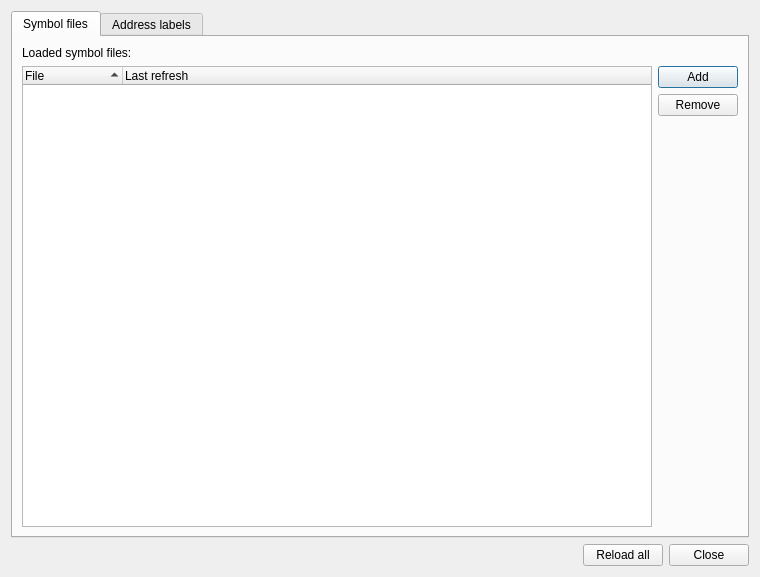
<ui version="4.0" >
 <class>SymbolManager</class>
 <widget class="QDialog" name="SymbolManager" >
  <property name="geometry" >
   <rect>
    <x>0</x>
    <y>0</y>
    <width>760</width>
    <height>577</height>
   </rect>
  </property>
  <property name="windowTitle" >
   <string>Symbol Manager</string>
  </property>
  <property name="sizeGripEnabled" >
   <bool>false</bool>
  </property>
  <property name="modal" >
   <bool>true</bool>
  </property>
  <layout class="QVBoxLayout" >
   <item>
    <widget class="QTabWidget" name="tabWidget" >
     <property name="currentIndex" >
      <number>0</number>
     </property>
     <widget class="QWidget" name="tabSymFiles" >
      <attribute name="title" >
       <string>Symbol files</string>
      </attribute>
      <layout class="QGridLayout" >
       <item row="0" column="0" colspan="2" >
        <widget class="QLabel" name="label" >
         <property name="text" >
          <string>Loaded symbol files:</string>
         </property>
        </widget>
       </item>
       <item row="1" column="0" >
        <widget class="QTreeWidget" name="treeFiles" >
         <property name="selectionMode" >
          <enum>QAbstractItemView::ExtendedSelection</enum>
         </property>
         <property name="rootIsDecorated" >
          <bool>false</bool>
         </property>
         <property name="itemsExpandable" >
          <bool>false</bool>
         </property>
         <property name="sortingEnabled" >
          <bool>true</bool>
         </property>
         <column>
          <property name="text" >
           <string>File</string>
          </property>
         </column>
         <column>
          <property name="text" >
           <string>Last refresh</string>
          </property>
         </column>
        </widget>
       </item>
       <item row="1" column="1" >
        <layout class="QVBoxLayout" >
         <item>
          <widget class="QPushButton" name="btnAddFile" >
           <property name="text" >
            <string>Add</string>
           </property>
          </widget>
         </item>
         <item>
          <widget class="QPushButton" name="btnRemoveFile" >
           <property name="text" >
            <string>Remove</string>
           </property>
          </widget>
         </item>
         <item>
          <spacer>
           <property name="orientation" >
            <enum>Qt::Vertical</enum>
           </property>
           <property name="sizeHint" >
            <size>
             <width>20</width>
             <height>40</height>
            </size>
           </property>
          </spacer>
         </item>
        </layout>
       </item>
      </layout>
     </widget>
     <widget class="QWidget" name="tabAddrLabels" >
      <attribute name="title" >
       <string>Address labels</string>
      </attribute>
      <layout class="QGridLayout" >
       <item row="0" column="0" >
        <widget class="QLabel" name="label_2" >
         <property name="text" >
          <string>Address labels:</string>
         </property>
        </widget>
       </item>
       <item row="1" column="1" >
        <layout class="QVBoxLayout" >
         <item>
          <widget class="QPushButton" name="btnAddSymbol" >
           <property name="text" >
            <string>Add</string>
           </property>
          </widget>
         </item>
         <item>
          <widget class="QPushButton" name="btnRemoveSymbol" >
           <property name="text" >
            <string>Remove</string>
           </property>
          </widget>
         </item>
         <item>
          <spacer>
           <property name="orientation" >
            <enum>Qt::Vertical</enum>
           </property>
           <property name="sizeHint" >
            <size>
             <width>20</width>
             <height>40</height>
            </size>
           </property>
          </spacer>
         </item>
        </layout>
       </item>
       <item row="1" column="0" >
        <widget class="QTreeWidget" name="treeLabels" >
         <property name="selectionMode" >
          <enum>QAbstractItemView::ExtendedSelection</enum>
         </property>
         <property name="rootIsDecorated" >
          <bool>false</bool>
         </property>
         <property name="uniformRowHeights" >
          <bool>true</bool>
         </property>
         <property name="itemsExpandable" >
          <bool>false</bool>
         </property>
         <property name="sortingEnabled" >
          <bool>true</bool>
         </property>
         <property name="allColumnsShowFocus" >
          <bool>true</bool>
         </property>
         <column>
          <property name="text" >
           <string>Symbol</string>
          </property>
         </column>
         <column>
          <property name="text" >
           <string>Type</string>
          </property>
         </column>
         <column>
          <property name="text" >
           <string>Value</string>
          </property>
         </column>
         <column>
          <property name="text" >
           <string>Slots</string>
          </property>
         </column>
         <column>
          <property name="text" >
           <string>Segments</string>
          </property>
         </column>
         <column>
          <property name="text" >
           <string>Registers</string>
          </property>
         </column>
         <column>
          <property name="text" >
           <string>Source</string>
          </property>
         </column>
        </widget>
       </item>
       <item row="2" column="0" >
        <widget class="QTabWidget" name="tabWidgetSymbols" >
         <property name="sizePolicy" >
          <sizepolicy vsizetype="Preferred" hsizetype="Expanding" >
           <horstretch>0</horstretch>
           <verstretch>0</verstretch>
          </sizepolicy>
         </property>
         <property name="currentIndex" >
          <number>0</number>
         </property>
         <widget class="QWidget" name="tabLocations" >
          <attribute name="title" >
           <string>Locations</string>
          </attribute>
          <layout class="QHBoxLayout" >
           <item>
            <widget class="QGroupBox" name="groupSlots" >
             <property name="sizePolicy" >
              <sizepolicy vsizetype="Fixed" hsizetype="Fixed" >
               <horstretch>0</horstretch>
               <verstretch>0</verstretch>
              </sizepolicy>
             </property>
             <property name="title" >
              <string>Active slots</string>
             </property>
             <layout class="QHBoxLayout" >
              <item>
               <layout class="QVBoxLayout" >
                <item>
                 <widget class="QCheckBox" name="chk00" >
                  <property name="text" >
                   <string>0-0</string>
                  </property>
                 </widget>
                </item>
                <item>
                 <widget class="QCheckBox" name="chk01" >
                  <property name="text" >
                   <string>0-1</string>
                  </property>
                 </widget>
                </item>
                <item>
                 <widget class="QCheckBox" name="chk02" >
                  <property name="text" >
                   <string>0-2</string>
                  </property>
                 </widget>
                </item>
                <item>
                 <widget class="QCheckBox" name="chk03" >
                  <property name="text" >
                   <string>0-3</string>
                  </property>
                 </widget>
                </item>
               </layout>
              </item>
              <item>
               <layout class="QVBoxLayout" >
                <item>
                 <widget class="QCheckBox" name="chk10" >
                  <property name="text" >
                   <string>1-0</string>
                  </property>
                 </widget>
                </item>
                <item>
                 <widget class="QCheckBox" name="chk11" >
                  <property name="text" >
                   <string>1-1</string>
                  </property>
                 </widget>
                </item>
                <item>
                 <widget class="QCheckBox" name="chk12" >
                  <property name="text" >
                   <string>1-2</string>
                  </property>
                 </widget>
                </item>
                <item>
                 <widget class="QCheckBox" name="chk13" >
                  <property name="text" >
                   <string>1-3</string>
                  </property>
                 </widget>
                </item>
               </layout>
              </item>
              <item>
               <layout class="QVBoxLayout" >
                <item>
                 <widget class="QCheckBox" name="chk20" >
                  <property name="text" >
                   <string>2-0</string>
                  </property>
                 </widget>
                </item>
                <item>
                 <widget class="QCheckBox" name="chk21" >
                  <property name="text" >
                   <string>2-1</string>
                  </property>
                 </widget>
                </item>
                <item>
                 <widget class="QCheckBox" name="chk22" >
                  <property name="text" >
                   <string>2-2</string>
                  </property>
                 </widget>
                </item>
                <item>
                 <widget class="QCheckBox" name="chk23" >
                  <property name="text" >
                   <string>2-3</string>
                  </property>
                 </widget>
                </item>
               </layout>
              </item>
              <item>
               <layout class="QVBoxLayout" >
                <item>
                 <widget class="QCheckBox" name="chk30" >
                  <property name="text" >
                   <string>3-0</string>
                  </property>
                 </widget>
                </item>
                <item>
                 <widget class="QCheckBox" name="chk31" >
                  <property name="text" >
                   <string>3-1</string>
                  </property>
                 </widget>
                </item>
                <item>
                 <widget class="QCheckBox" name="chk32" >
                  <property name="text" >
                   <string>3-2</string>
                  </property>
                 </widget>
                </item>
                <item>
                 <widget class="QCheckBox" name="chk33" >
                  <property name="text" >
                   <string>3-3</string>
                  </property>
                 </widget>
                </item>
               </layout>
              </item>
             </layout>
            </widget>
           </item>
           <item>
            <widget class="QGroupBox" name="groupSegments" >
             <property name="sizePolicy" >
              <sizepolicy vsizetype="Preferred" hsizetype="Preferred" >
               <horstretch>0</horstretch>
               <verstretch>0</verstretch>
              </sizepolicy>
             </property>
             <property name="title" >
              <string>Active segments</string>
             </property>
             <layout class="QVBoxLayout" >
              <item>
               <widget class="QLineEdit" name="txtSegments" >
                <property name="sizePolicy" >
                 <sizepolicy vsizetype="Minimum" hsizetype="Preferred" >
                  <horstretch>0</horstretch>
                  <verstretch>0</verstretch>
                 </sizepolicy>
                </property>
               </widget>
              </item>
             </layout>
            </widget>
           </item>
          </layout>
         </widget>
         <widget class="QWidget" name="tabUsage" >
          <attribute name="title" >
           <string>Usage</string>
          </attribute>
          <layout class="QHBoxLayout" >
           <item>
            <widget class="QGroupBox" name="groupType" >
             <property name="title" >
              <string>Symbol type</string>
             </property>
             <layout class="QVBoxLayout" >
              <item>
               <widget class="QRadioButton" name="radJump" >
                <property name="text" >
                 <string>Jump label</string>
                </property>
               </widget>
              </item>
              <item>
               <widget class="QRadioButton" name="radVar" >
                <property name="text" >
                 <string>Variable label</string>
                </property>
               </widget>
              </item>
              <item>
               <widget class="QRadioButton" name="radValue" >
                <property name="text" >
                 <string>Value</string>
                </property>
               </widget>
              </item>
             </layout>
            </widget>
           </item>
           <item>
            <widget class="QGroupBox" name="groupRegs8" >
             <property name="title" >
              <string>8 bit registers</string>
             </property>
             <layout class="QHBoxLayout" >
              <item>
               <layout class="QGridLayout" >
                <property name="horizontalSpacing" >
                 <number>16</number>
                </property>
                <item row="0" column="0" >
                 <widget class="QCheckBox" name="chkRegA" >
                  <property name="text" >
                   <string>A</string>
                  </property>
                 </widget>
                </item>
                <item row="0" column="1" >
                 <widget class="QCheckBox" name="chkRegI" >
                  <property name="text" >
                   <string>I</string>
                  </property>
                 </widget>
                </item>
                <item row="0" column="2" colspan="2" >
                 <widget class="QCheckBox" name="chkRegOffset" >
                  <property name="text" >
                   <string>Offset value</string>
                  </property>
                 </widget>
                </item>
                <item row="1" column="0" >
                 <widget class="QCheckBox" name="chkRegB" >
                  <property name="text" >
                   <string>B</string>
                  </property>
                 </widget>
                </item>
                <item row="1" column="1" >
                 <widget class="QCheckBox" name="chkRegC" >
                  <property name="text" >
                   <string>C</string>
                  </property>
                 </widget>
                </item>
                <item row="2" column="0" >
                 <widget class="QCheckBox" name="chkRegD" >
                  <property name="text" >
                   <string>D</string>
                  </property>
                 </widget>
                </item>
                <item row="2" column="1" >
                 <widget class="QCheckBox" name="chkRegE" >
                  <property name="text" >
                   <string>E</string>
                  </property>
                 </widget>
                </item>
                <item row="2" column="2" >
                 <widget class="QCheckBox" name="chkRegIXH" >
                  <property name="text" >
                   <string>IXH</string>
                  </property>
                 </widget>
                </item>
                <item row="2" column="3" >
                 <widget class="QCheckBox" name="chkRegIXL" >
                  <property name="text" >
                   <string>IXL</string>
                  </property>
                 </widget>
                </item>
                <item row="3" column="0" >
                 <widget class="QCheckBox" name="chkRegH" >
                  <property name="text" >
                   <string>H</string>
                  </property>
                 </widget>
                </item>
                <item row="3" column="1" >
                 <widget class="QCheckBox" name="chkRegL" >
                  <property name="text" >
                   <string>L</string>
                  </property>
                 </widget>
                </item>
                <item row="3" column="2" >
                 <widget class="QCheckBox" name="chkRegIYH" >
                  <property name="text" >
                   <string>IYH</string>
                  </property>
                 </widget>
                </item>
                <item row="3" column="3" >
                 <widget class="QCheckBox" name="chkRegIYL" >
                  <property name="text" >
                   <string>IYL</string>
                  </property>
                 </widget>
                </item>
               </layout>
              </item>
             </layout>
            </widget>
           </item>
           <item>
            <widget class="QGroupBox" name="groupRegs16" >
             <property name="title" >
              <string>16 bit registers</string>
             </property>
             <layout class="QHBoxLayout" >
              <item>
               <layout class="QGridLayout" >
                <item row="0" column="0" >
                 <widget class="QCheckBox" name="chkRegBC" >
                  <property name="text" >
                   <string>BC</string>
                  </property>
                 </widget>
                </item>
                <item row="1" column="0" >
                 <widget class="QCheckBox" name="chkRegDE" >
                  <property name="text" >
                   <string>DE</string>
                  </property>
                 </widget>
                </item>
                <item row="2" column="0" >
                 <widget class="QCheckBox" name="chkRegHL" >
                  <property name="text" >
                   <string>HL</string>
                  </property>
                 </widget>
                </item>
                <item row="3" column="0" >
                 <widget class="QCheckBox" name="chkRegIX" >
                  <property name="text" >
                   <string>IX</string>
                  </property>
                 </widget>
                </item>
                <item row="3" column="1" >
                 <widget class="QCheckBox" name="chkRegIY" >
                  <property name="text" >
                   <string>IY</string>
                  </property>
                 </widget>
                </item>
               </layout>
              </item>
             </layout>
            </widget>
           </item>
          </layout>
         </widget>
        </widget>
       </item>
      </layout>
     </widget>
    </widget>
   </item>
   <item>
    <layout class="QHBoxLayout" >
     <item>
      <spacer>
       <property name="orientation" >
        <enum>Qt::Horizontal</enum>
       </property>
       <property name="sizeHint" >
        <size>
         <width>40</width>
         <height>20</height>
        </size>
       </property>
      </spacer>
     </item>
     <item>
      <widget class="QPushButton" name="btnReloadFiles" >
       <property name="text" >
        <string>Reload all</string>
       </property>
      </widget>
     </item>
     <item>
      <widget class="QPushButton" name="btnClose" >
       <property name="text" >
        <string>Close</string>
       </property>
      </widget>
     </item>
    </layout>
   </item>
  </layout>
 </widget>
 <resources/>
 <connections>
  <connection>
   <sender>btnClose</sender>
   <signal>clicked()</signal>
   <receiver>SymbolManager</receiver>
   <slot>close()</slot>
   <hints>
    <hint type="sourcelabel" >
     <x>571</x>
     <y>420</y>
    </hint>
    <hint type="destinationlabel" >
     <x>233</x>
     <y>29</y>
    </hint>
   </hints>
  </connection>
 </connections>
</ui>
